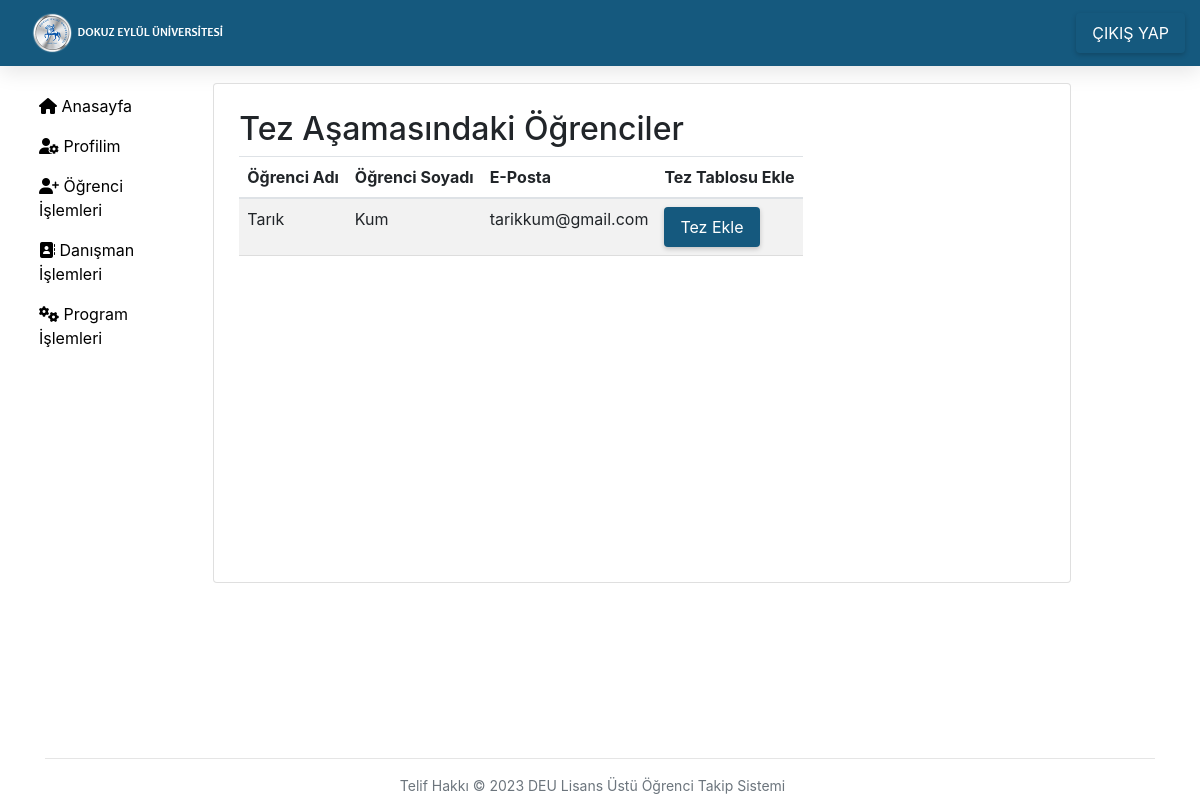
The page /tez_asamasindaki_ogrenciler.php (signed in) on the database its author committed.
### tables this page shows
CREATE TABLE IF NOT EXISTS `ogrenci` (
  `ogrenci_id` int(11) NOT NULL AUTO_INCREMENT,
  `ogrenci_isim` varchar(255) NOT NULL,
  `ogrenci_soyisim` varchar(255) NOT NULL,
  `ogrenci_mail` varchar(255) NOT NULL,
  `ogrenci_mobil` varchar(13) NOT NULL,
  `program_id` int(11) NOT NULL,
  `danisman_id` int(11) DEFAULT NULL,
  `aktif_asama` int(11) NOT NULL DEFAULT '0',
  `kayit_durumu` enum('yeniledi','yenilemedi') NOT NULL DEFAULT 'yeniledi',
  `danisman_atamatarihi` datetime DEFAULT NULL,
  `ogrenci_olusturmatarihi` datetime NOT NULL DEFAULT CURRENT_TIMESTAMP,
  PRIMARY KEY (`ogrenci_id`),
  KEY `program_id` (`program_id`),
  KEY `danisman_id` (`danisman_id`)
);

### tez_asamasindaki_ogrenciler.php (the view)
<?php
include('config/database.php');
include('inc/header.php');
include('inc/container.php');
?>
<h2>Tez Aşamasındaki Öğrenciler</h2>
<table class="table table-striped">
  <thead>
    <tr>
      <th>Öğrenci Adı</th>
      <th>Öğrenci Soyadı</th>
      <th>E-Posta</th>
      <th>Tez Tablosu Ekle</th>
    </tr>
  </thead>
  <tbody>
    <?php
    $ogrenci_query = "";
    if ($_SESSION['kullanici_rol'] == "yonetici") {
        $ogrenci_query = "SELECT * FROM ogrenci WHERE aktif_asama = (SELECT tez_asamasi FROM ogrenci_program WHERE program_id = ogrenci.program_id) AND ogrenci_id NOT IN (SELECT ogrenci_id FROM tez_tablosu)";
    } elseif ($_SESSION['kullanici_rol'] == "danisman") {
        $danisman_id = $_SESSION['kullanici_id'];
        $ogrenci_query = "SELECT * FROM ogrenci WHERE aktif_asama = (SELECT tez_asamasi FROM ogrenci_program WHERE program_id = ogrenci.program_id) AND danisman_id = $danisman_id AND ogrenci_id NOT IN (SELECT ogrenci_id FROM tez_tablosu)";
    }
    $ogrenci_result = $conn->query($ogrenci_query);
    while ($ogrenci = $ogrenci_result->fetch_assoc()) {
      echo '<tr>';
      echo '<td>' . $ogrenci['ogrenci_isim'] . '</td>';
      echo '<td>' . $ogrenci['ogrenci_soyisim'] . '</td>';
      echo '<td>' . $ogrenci['ogrenci_mail'] . '</td>';
      echo '<td><a class="btn btn-primary" href="tez_ekle.php?ogrenci_id=' . $ogrenci['ogrenci_id'] . '">Tez Ekle</a></td>';
      echo '</tr>';
    }
    ?>
  </tbody>
</table>
<?php
include('inc/footer.php');
?>

### css/style.css (style rules this page uses)
table { max-width: 100%; border-collapse: collapse; }
.table th, .table td { padding: 8px; text-align: left; border-bottom: 1px solid #ddd; }
@media (min-width: 820px) AND (max-width: 1310px) { table { display: block; overflow-x: auto; } }
@media (min-width: 820px) AND (max-width: 1310px) { .table th, .table td { white-space: nowrap; } }
.btn { display: inline-block; border-radius: 4px; padding: 8px 16px; font-size: 16px; cursor: pointer; text-align: center; text-decoration: none; outline: none; color: #fff; background-color: #15597e; border: none; box-shadow: 0 2px 5px rgba(0, 0, 0, 0.2); transition: background-color 0.3s ease; }
.btn-primary { background-color: #15597e; }

### rows shown on the page
ogrenci: ogrenci_isim "Tarık", ogrenci_soyisim "Kum", ogrenci_mail "tarikkum@gmail.com"
